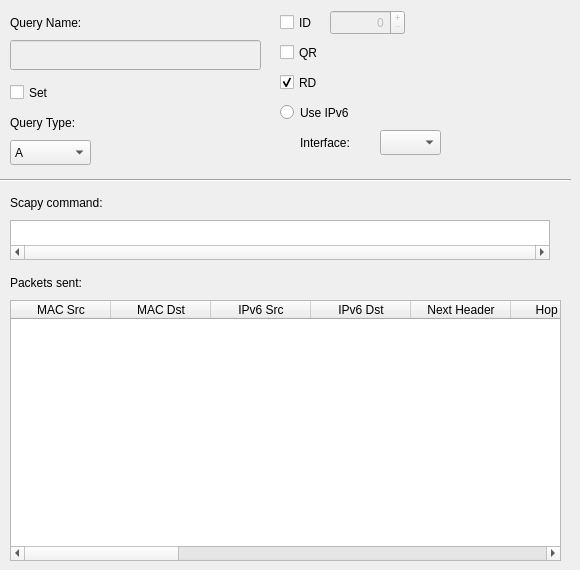
        <widget class="QWidget" name="dnsQuery">
         <attribute name="title">
          <string>Query</string>
         </attribute>
         <attribute name="toolTip">
          <string>DNS query tab. Use it to send DNS query packets.</string>
         </attribute>
         <widget class="QLabel" name="dnsQueryLabel">
          <property name="geometry">
           <rect>
            <x>10</x>
            <y>10</y>
            <width>91</width>
            <height>25</height>
           </rect>
          </property>
          <property name="text">
           <string>Query Name:</string>
          </property>
         </widget>
         <widget class="QLineEdit" name="dnsQueryText">
          <property name="enabled">
           <bool>false</bool>
          </property>
          <property name="geometry">
           <rect>
            <x>10</x>
            <y>40</y>
            <width>251</width>
            <height>30</height>
           </rect>
          </property>
          <property name="toolTip">
           <string>&lt;html&gt;&lt;head/&gt;&lt;body&gt;&lt;p&gt;This field can be used to set DNS query name. The default value is set to www.itb.ie.&lt;/p&gt;&lt;/body&gt;&lt;/html&gt;</string>
          </property>
          <property name="statusTip">
           <string>This field can be used to set DNS query name.</string>
          </property>
          <property name="alignment">
           <set>Qt::AlignCenter</set>
          </property>
          <property name="placeholderText">
           <string/>
          </property>
         </widget>
         <widget class="QLabel" name="dnsQueryTypeLabel">
          <property name="geometry">
           <rect>
            <x>10</x>
            <y>110</y>
            <width>91</width>
            <height>25</height>
           </rect>
          </property>
          <property name="text">
           <string>Query Type:</string>
          </property>
         </widget>
         <widget class="QComboBox" name="dnsQueryTypeComboBox">
          <property name="geometry">
           <rect>
            <x>10</x>
            <y>140</y>
            <width>81</width>
            <height>25</height>
           </rect>
          </property>
          <property name="toolTip">
           <string>This field can be used to choose the DNS Query type.</string>
          </property>
          <property name="statusTip">
           <string>This field can be used to choose the DNS Query type.</string>
          </property>
          <item>
           <property name="text">
            <string>A</string>
           </property>
          </item>
          <item>
           <property name="text">
            <string>AAAA</string>
           </property>
          </item>
          <item>
           <property name="text">
            <string>NS</string>
           </property>
          </item>
          <item>
           <property name="text">
            <string>CNAME</string>
           </property>
          </item>
          <item>
           <property name="text">
            <string>MX</string>
           </property>
          </item>
          <item>
           <property name="text">
            <string>PTR</string>
           </property>
          </item>
         </widget>
         <widget class="QTextBrowser" name="dnsQueryScapyCommandTextBrowser">
          <property name="geometry">
           <rect>
            <x>10</x>
            <y>220</y>
            <width>540</width>
            <height>40</height>
           </rect>
          </property>
          <property name="sizePolicy">
           <sizepolicy hsizetype="Fixed" vsizetype="Expanding">
            <horstretch>0</horstretch>
            <verstretch>0</verstretch>
           </sizepolicy>
          </property>
          <property name="toolTip">
           <string>This field displays the Scapy command used to forward a DNS query packet.</string>
          </property>
          <property name="statusTip">
           <string>This field displays the Scapy command used to forward a DNS query packet.</string>
          </property>
          <property name="frameShadow">
           <enum>QFrame::Sunken</enum>
          </property>
          <property name="verticalScrollBarPolicy">
           <enum>Qt::ScrollBarAlwaysOff</enum>
          </property>
          <property name="horizontalScrollBarPolicy">
           <enum>Qt::ScrollBarAlwaysOn</enum>
          </property>
          <property name="lineWrapMode">
           <enum>QTextEdit::NoWrap</enum>
          </property>
         </widget>
         <widget class="QLabel" name="dnsQueryScapyCommandLabel">
          <property name="geometry">
           <rect>
            <x>10</x>
            <y>190</y>
            <width>121</width>
            <height>25</height>
           </rect>
          </property>
          <property name="text">
           <string>Scapy command:</string>
          </property>
         </widget>
         <widget class="Line" name="dnsQueryLine">
          <property name="geometry">
           <rect>
            <x>0</x>
            <y>170</y>
            <width>571</width>
            <height>20</height>
           </rect>
          </property>
          <property name="orientation">
           <enum>Qt::Horizontal</enum>
          </property>
         </widget>
         <widget class="QLabel" name="dnsQueryTableLabel">
          <property name="geometry">
           <rect>
            <x>10</x>
            <y>270</y>
            <width>121</width>
            <height>25</height>
           </rect>
          </property>
          <property name="text">
           <string>Packets sent:</string>
          </property>
         </widget>
         <widget class="QLabel" name="dnsQueryInterfaceLabel">
          <property name="geometry">
           <rect>
            <x>300</x>
            <y>130</y>
            <width>71</width>
            <height>25</height>
           </rect>
          </property>
          <property name="text">
           <string>Interface:</string>
          </property>
         </widget>
         <widget class="QComboBox" name="dnsQueryInterface">
          <property name="geometry">
           <rect>
            <x>380</x>
            <y>130</y>
            <width>61</width>
            <height>25</height>
           </rect>
          </property>
          <property name="toolTip">
           <string>&lt;html&gt;&lt;head/&gt;&lt;body&gt;&lt;p&gt;This drop down menu allows the user to choose an interface on which packet will be sent.&lt;/p&gt;&lt;/body&gt;&lt;/html&gt;</string>
          </property>
          <property name="statusTip">
           <string>This drop down menu allows the user to choose an interface on which packet will be sent. </string>
          </property>
         </widget>
         <widget class="QRadioButton" name="dnsQueryUseIPv6radioButton">
          <property name="geometry">
           <rect>
            <x>280</x>
            <y>100</y>
            <width>91</width>
            <height>25</height>
           </rect>
          </property>
          <property name="toolTip">
           <string>If this field is checked, IPv6 is used instead of IPv4.</string>
          </property>
          <property name="statusTip">
           <string>If this field is checked, IPv6 is used instead of IPv4. </string>
          </property>
          <property name="text">
           <string>Use IPv6</string>
          </property>
         </widget>
         <widget class="QTableWidget" name="dnsQueryTable">
          <property name="geometry">
           <rect>
            <x>10</x>
            <y>300</y>
            <width>551</width>
            <height>261</height>
           </rect>
          </property>
          <property name="toolTip">
           <string>This table contains the details of DNS packets sent.</string>
          </property>
          <property name="statusTip">
           <string>This table contains the details of DNS packets sent.</string>
          </property>
          <property name="alternatingRowColors">
           <bool>true</bool>
          </property>
          <column>
           <property name="text">
            <string>MAC Src</string>
           </property>
           <property name="textAlignment">
            <set>AlignHCenter|AlignVCenter|AlignCenter</set>
           </property>
          </column>
          <column>
           <property name="text">
            <string>MAC Dst</string>
           </property>
           <property name="textAlignment">
            <set>AlignHCenter|AlignVCenter|AlignCenter</set>
           </property>
          </column>
          <column>
           <property name="text">
            <string>IP Src</string>
           </property>
           <property name="textAlignment">
            <set>AlignHCenter|AlignVCenter|AlignCenter</set>
           </property>
          </column>
          <column>
           <property name="text">
            <string>IP Dst</string>
           </property>
           <property name="textAlignment">
            <set>AlignHCenter|AlignVCenter|AlignCenter</set>
           </property>
          </column>
          <column>
           <property name="text">
            <string>IP Flags</string>
           </property>
           <property name="textAlignment">
            <set>AlignHCenter|AlignVCenter|AlignCenter</set>
           </property>
          </column>
          <column>
           <property name="text">
            <string>IP TTL</string>
           </property>
           <property name="textAlignment">
            <set>AlignHCenter|AlignVCenter|AlignCenter</set>
           </property>
          </column>
          <column>
           <property name="text">
            <string>IP ID</string>
           </property>
           <property name="textAlignment">
            <set>AlignHCenter|AlignVCenter|AlignCenter</set>
           </property>
          </column>
          <column>
           <property name="text">
            <string>IP Version</string>
           </property>
           <property name="textAlignment">
            <set>AlignHCenter|AlignVCenter|AlignCenter</set>
           </property>
          </column>
          <column>
           <property name="text">
            <string>Frag Offset</string>
           </property>
           <property name="textAlignment">
            <set>AlignHCenter|AlignVCenter|AlignCenter</set>
           </property>
          </column>
          <column>
           <property name="text">
            <string>IP ToS</string>
           </property>
           <property name="textAlignment">
            <set>AlignHCenter|AlignVCenter|AlignCenter</set>
           </property>
          </column>
          <column>
           <property name="text">
            <string>IP Protocol</string>
           </property>
           <property name="textAlignment">
            <set>AlignHCenter|AlignVCenter|AlignCenter</set>
           </property>
          </column>
          <column>
           <property name="text">
            <string>Src Port</string>
           </property>
           <property name="textAlignment">
            <set>AlignHCenter|AlignVCenter|AlignCenter</set>
           </property>
          </column>
          <column>
           <property name="text">
            <string>Dst Port</string>
           </property>
           <property name="textAlignment">
            <set>AlignHCenter|AlignVCenter|AlignCenter</set>
           </property>
          </column>
          <column>
           <property name="text">
            <string>Query ID</string>
           </property>
           <property name="textAlignment">
            <set>AlignHCenter|AlignVCenter|AlignCenter</set>
           </property>
          </column>
          <column>
           <property name="text">
            <string>Query QR</string>
           </property>
           <property name="textAlignment">
            <set>AlignHCenter|AlignVCenter|AlignCenter</set>
           </property>
          </column>
          <column>
           <property name="text">
            <string>Query RD</string>
           </property>
           <property name="textAlignment">
            <set>AlignHCenter|AlignVCenter|AlignCenter</set>
           </property>
          </column>
          <column>
           <property name="text">
            <string>Query Name</string>
           </property>
           <property name="textAlignment">
            <set>AlignHCenter|AlignVCenter|AlignCenter</set>
           </property>
          </column>
          <column>
           <property name="text">
            <string>Query Type</string>
           </property>
           <property name="textAlignment">
            <set>AlignHCenter|AlignVCenter|AlignCenter</set>
           </property>
          </column>
          <column>
           <property name="text">
            <string>Interface</string>
           </property>
           <property name="textAlignment">
            <set>AlignHCenter|AlignVCenter|AlignCenter</set>
           </property>
          </column>
         </widget>
         <widget class="QCheckBox" name="dnsQueryNameTextSet">
          <property name="geometry">
           <rect>
            <x>10</x>
            <y>80</y>
            <width>51</width>
            <height>25</height>
           </rect>
          </property>
          <property name="toolTip">
           <string>&lt;html&gt;&lt;head/&gt;&lt;body&gt;&lt;p&gt;This checkbox is used to enable or disable DNS Query Name field.&lt;/p&gt;&lt;/body&gt;&lt;/html&gt;</string>
          </property>
          <property name="statusTip">
           <string>This checkbox is used to enable or disable DNS Query Name field.</string>
          </property>
          <property name="text">
           <string>Set</string>
          </property>
         </widget>
         <widget class="QTableWidget" name="dnsQueryIPv6Table">
          <property name="geometry">
           <rect>
            <x>10</x>
            <y>300</y>
            <width>551</width>
            <height>261</height>
           </rect>
          </property>
          <property name="toolTip">
           <string>This table contains the details of DNS packets sent.</string>
          </property>
          <property name="statusTip">
           <string>This table contains the details of DNS packets sent.</string>
          </property>
          <column>
           <property name="text">
            <string>MAC Src</string>
           </property>
           <property name="textAlignment">
            <set>AlignHCenter|AlignVCenter|AlignCenter</set>
           </property>
          </column>
          <column>
           <property name="text">
            <string>MAC Dst</string>
           </property>
           <property name="textAlignment">
            <set>AlignHCenter|AlignVCenter|AlignCenter</set>
           </property>
          </column>
          <column>
           <property name="text">
            <string>IPv6 Src</string>
           </property>
           <property name="textAlignment">
            <set>AlignHCenter|AlignVCenter|AlignCenter</set>
           </property>
          </column>
          <column>
           <property name="text">
            <string>IPv6 Dst</string>
           </property>
           <property name="textAlignment">
            <set>AlignHCenter|AlignVCenter|AlignCenter</set>
           </property>
          </column>
          <column>
           <property name="text">
            <string>Next Header</string>
           </property>
           <property name="textAlignment">
            <set>AlignHCenter|AlignVCenter|AlignCenter</set>
           </property>
          </column>
          <column>
           <property name="text">
            <string>Hop Limit</string>
           </property>
           <property name="textAlignment">
            <set>AlignHCenter|AlignVCenter|AlignCenter</set>
           </property>
          </column>
          <column>
           <property name="text">
            <string>IP Version</string>
           </property>
           <property name="textAlignment">
            <set>AlignHCenter|AlignVCenter|AlignCenter</set>
           </property>
          </column>
          <column>
           <property name="text">
            <string>ToS</string>
           </property>
           <property name="textAlignment">
            <set>AlignHCenter|AlignVCenter|AlignCenter</set>
           </property>
          </column>
          <column>
           <property name="text">
            <string>Flow Label</string>
           </property>
           <property name="textAlignment">
            <set>AlignHCenter|AlignVCenter|AlignCenter</set>
           </property>
          </column>
          <column>
           <property name="text">
            <string>Src Port</string>
           </property>
           <property name="textAlignment">
            <set>AlignHCenter|AlignVCenter|AlignCenter</set>
           </property>
          </column>
          <column>
           <property name="text">
            <string>Dst Port</string>
           </property>
           <property name="textAlignment">
            <set>AlignHCenter|AlignVCenter|AlignCenter</set>
           </property>
          </column>
          <column>
           <property name="text">
            <string>Query Name</string>
           </property>
           <property name="textAlignment">
            <set>AlignHCenter|AlignVCenter|AlignCenter</set>
           </property>
          </column>
          <column>
           <property name="text">
            <string>Query ID</string>
           </property>
           <property name="textAlignment">
            <set>AlignHCenter|AlignVCenter|AlignCenter</set>
           </property>
          </column>
          <column>
           <property name="text">
            <string>Query QR</string>
           </property>
           <property name="textAlignment">
            <set>AlignHCenter|AlignVCenter|AlignCenter</set>
           </property>
          </column>
          <column>
           <property name="text">
            <string>Query RD</string>
           </property>
           <property name="textAlignment">
            <set>AlignHCenter|AlignVCenter|AlignCenter</set>
           </property>
          </column>
          <column>
           <property name="text">
            <string>Query Type</string>
           </property>
           <property name="textAlignment">
            <set>AlignHCenter|AlignVCenter|AlignCenter</set>
           </property>
          </column>
          <column>
           <property name="text">
            <string>Interface</string>
           </property>
           <property name="textAlignment">
            <set>AlignHCenter|AlignVCenter|AlignCenter</set>
           </property>
          </column>
         </widget>
         <widget class="QCheckBox" name="dnsQueryRdSet">
          <property name="geometry">
           <rect>
            <x>280</x>
            <y>70</y>
            <width>51</width>
            <height>25</height>
           </rect>
          </property>
          <property name="toolTip">
           <string>If this field is checked, a recursion is desired. </string>
          </property>
          <property name="statusTip">
           <string>If this field is checked, a recursion is desired.</string>
          </property>
          <property name="text">
           <string>RD</string>
          </property>
          <property name="checked">
           <bool>true</bool>
          </property>
         </widget>
         <widget class="QSpinBox" name="dnsQueryIdSpinBox">
          <property name="enabled">
           <bool>false</bool>
          </property>
          <property name="geometry">
           <rect>
            <x>330</x>
            <y>10</y>
            <width>75</width>
            <height>25</height>
           </rect>
          </property>
          <property name="alignment">
           <set>Qt::AlignRight|Qt::AlignTrailing|Qt::AlignVCenter</set>
          </property>
          <property name="buttonSymbols">
           <enum>QAbstractSpinBox::PlusMinus</enum>
          </property>
          <property name="specialValueText">
           <string>0</string>
          </property>
          <property name="accelerated">
           <bool>true</bool>
          </property>
          <property name="maximum">
           <number>65535</number>
          </property>
          <property name="singleStep">
           <number>1</number>
          </property>
          <property name="value">
           <number>0</number>
          </property>
         </widget>
         <widget class="QCheckBox" name="dnsQueryIdSet">
          <property name="geometry">
           <rect>
            <x>280</x>
            <y>10</y>
            <width>41</width>
            <height>25</height>
           </rect>
          </property>
          <property name="toolTip">
           <string>&lt;html&gt;&lt;head/&gt;&lt;body&gt;&lt;p&gt;This field can be used to set DNS transaction ID. The default value is set to 0.&lt;/p&gt;&lt;/body&gt;&lt;/html&gt;</string>
          </property>
          <property name="statusTip">
           <string>This field can be used to set DNS transaction ID.</string>
          </property>
          <property name="text">
           <string>ID </string>
          </property>
         </widget>
         <widget class="QCheckBox" name="dnsQueryQrSet">
          <property name="geometry">
           <rect>
            <x>280</x>
            <y>40</y>
            <width>51</width>
            <height>25</height>
           </rect>
          </property>
          <property name="toolTip">
           <string>&lt;html&gt;&lt;head/&gt;&lt;body&gt;&lt;p&gt;This checkbox sets whether the DNS packet is a DNS query or DNS response. It should not be checked for DNS queries.&lt;/p&gt;&lt;/body&gt;&lt;/html&gt;</string>
          </property>
          <property name="statusTip">
           <string>This checkbox sets whether the DNS packet is a DNS query or DNS response.</string>
          </property>
          <property name="text">
           <string>QR</string>
          </property>
         </widget>
        </widget>
